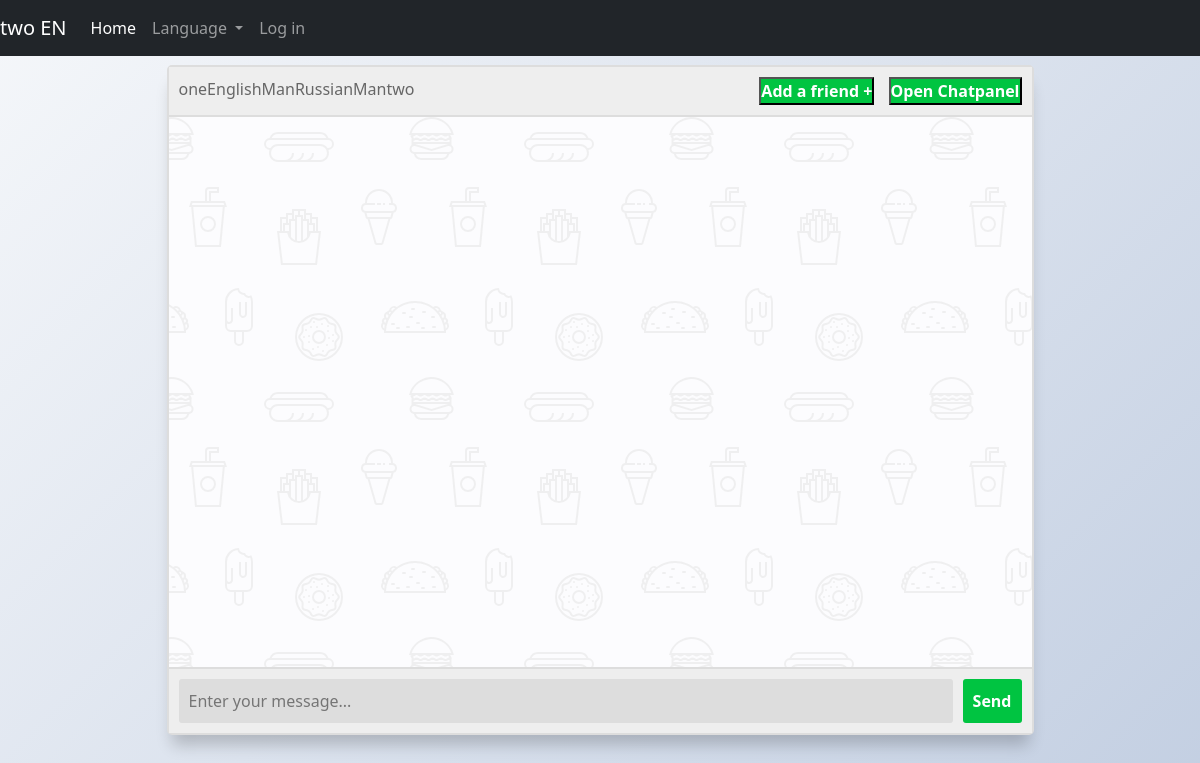
Page /chat/7 (signed in) on the earlier database version.
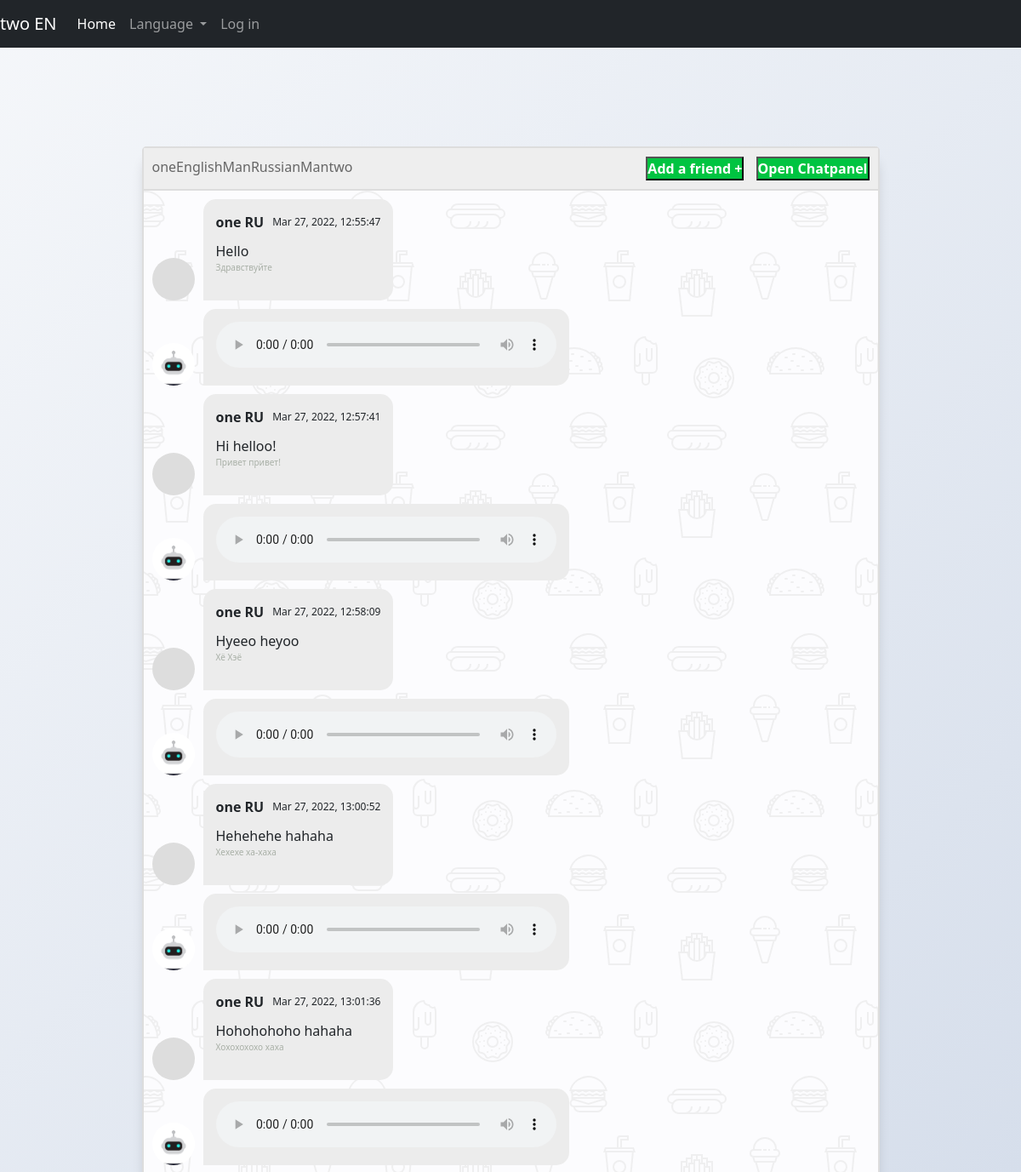
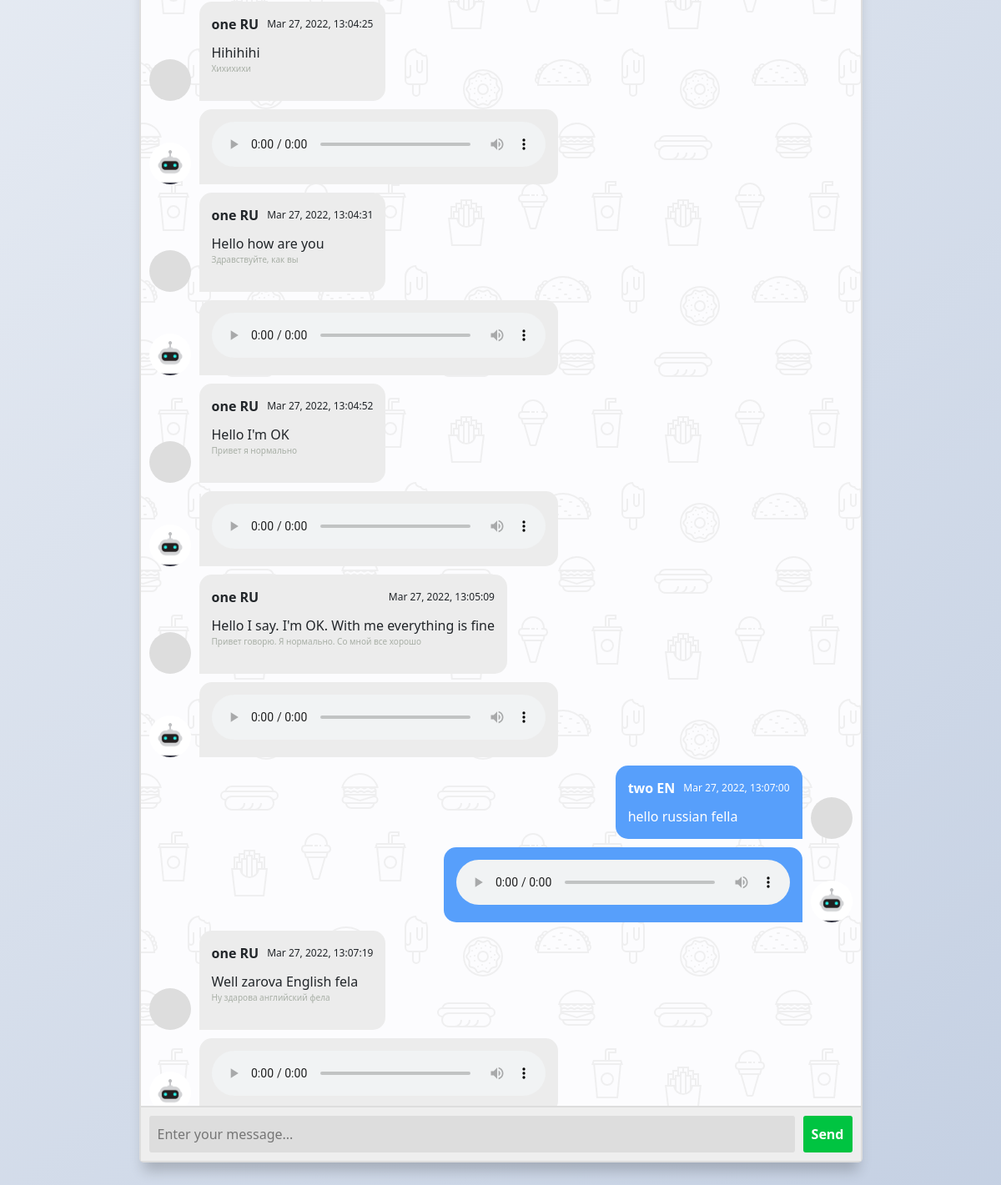
Same page on the later database version (2 pictures, top to bottom).
### app.py (models this page shows, shortened)
class User(db.Model, UserMixin):
    __tablename__ = 'user'
    id = db.Column(db.Integer, primary_key=True)
    email = db.Column(db.String(30), nullable=False, unique=True)
    username = db.Column(db.String(30), nullable=False)
    password = db.Column(db.String(80), nullable=False)
    lang = db.Column(db.Integer, nullable=False)

class Messages(db.Model):
    id = db.Column(db.Integer, primary_key=True)
    id_sender = db.Column(db.Integer, ForeignKey('user.id'))
    id_chat = db.Column(db.Integer, ForeignKey('chat.id'))
    message_en = db.Column(db.Text, nullable=False)
    message_ru = db.Column(db.Text, nullable=False)
    date = db.Column(db.DateTime, default=datetime.utcnow())

### app.py (the view, shortened to what this page needs)
@login_required
@app.route('/chat/<id>', methods=['GET'])
def chat(id):
    print(id)
    if current_user.is_authenticated:
        if ChatToUser.query.filter_by(id_user=current_user.id, id_chat=int(id)).first():
            print('Ok')
        else:
            print('Denied')
            return redirect(url_for('index'))
        chatName = 'SimpleChat'
        chats = ChatToUser.query.filter_by(id_user=current_user.id).all()
        for i in range(len(chats)):
            chats[i] = Chat.query.filter_by(id=chats[i].id_chat).first()
            if (int(id) == int(chats[i].id)):
                chatName = chats[i].chatname
        msgs = Messages.query.filter_by(id_chat=int(id)).all()
        for i in range(len(msgs)):
            msgs[i] = [msgs[i].id_sender, User.query.filter_by(id=msgs[i].id_sender).first().username,
                       {'EN': msgs[i].message_en, 'RU': msgs[i].message_ru}, msgs[i].date.strftime("%b %d, %Y, %X"),
                       'RU' if User.query.filter_by(id=msgs[i].id_sender).first().lang == 1 else 'EN']
            if current_user.lang == 1:
                temp = msgs[i][2]['RU'].replace('?', '&quest')
                temp = temp.replace(' ', '%20')
                msgs[i].append(f'{path}synthesize/{temp}?src_lang=ru')
            else:
                temp = msgs[i][2]['EN'].replace('?', '&quest')
                temp = temp.replace(' ', '%20')
                msgs[i].append(f'{path}synthesize/{temp}?src_lang=en')
        return render_template("chatPage.html", name=current_user.username + ' ' + ('EN' if current_user.lang == 0 else 'RU'),
                               chats=chats, chatId=id, chatName = chatName,msgs=msgs, my_link="{path}dummy_audio")
    else:
        return redirect(url_for("index"))

### app.py (called while the page is built)
@login_manager.user_loader
def load_user(user_id):
    return User.query.get(int(user_id))

### templates/chatPage.html (shortened to what this page needs)
<!doctype html>
<html lang="ru">
<head>
  <link rel="stylesheet" href="{{ url_for('static', filename='css/friendlist.css') }}">
  <link rel="stylesheet" href="{{ url_for('static', filename='css/main.css') }}">
  <link rel="stylesheet" href="https://cdn.jsdelivr.net/npm/bootstrap@5.1.3/dist/css/bootstrap.min.css">
</head>
<body>
<nav class="navbar navbar-expand-lg navbar-dark fixed-top bg-dark">
    <a class="navbar-brand" id="name_of_person">{{ name }}</a>
    <div class="collapse navbar-collapse" id="navbarSupportedContent">
      <ul class="navbar-nav mr-auto">
        <li class="nav-item active">
          <a class="nav-link active" aria-current="page" href="/home">Home</a>
        </li>
        <li class="nav-item dropdown">
        <a class="nav-link dropdown-toggle" href="#" id="navbarDropdown" role="button" data-toggle="dropdown" aria-haspopup="true" aria-expanded="false">
          Language
        </a>
        </li>
        <li class="nav-item">
          <a class="nav-link" href="/login">Log in</a>
        </li>
      </ul>
    </div>
</nav>
<section class="msger">
  <header class="msger-header">
    <div class="msger-header-title">
       {{chatName}}
    </div>
    <div class="msger-header-options">
      <button type="submit" onclick="window.location='/addToChat/{{chatId}}'" class="msger-send-btn"
              style="font-size: min(2vw, 16px)">Add a friend
        +</button>
      <button type="submit" id="button1" onclick="openNav()" class="msger-send-btn"
              style="font-size: min(2vw, 16px)">Open Chatpanel</button>
    </div>
  </header>
  <main class="msger-chat">
    {% for ms in msgs %}
      {% if ms[0]==current_user.id%}
        <div class="msg right-msg">
          <div
           class="msg-img"
           style="background-image: url(https://cdn.pixabay.com/photo/2015/10/05/22/37/blank-profile-picture-973460_1280.png)"
          ></div>
          <div class="msg-bubble">
            <div class="msg-info">
              <div class="msg-info-name">{{ms[1] + " " + ms[4]}}</div>
              <div class="msg-info-time">{{ms[3]}}</div>
            </div>
            <div class="msg-text">
              {{ms[2][ms[4]]}}
            </div>
          </div>
        </div>
        <div class="msg right-msg">
          <div
           class="msg-img"
           style=""
          ></div>
          <div class="msg-bubble">
            <div class="msg-text">
              <audio src={{ms[5]}} controls style="width: min(60vw,400px);">Audio tag not supported</audio>
            </div>
          </div>
        </div>
      {% else %}
        <div class="msg left-msg">
          <div
           class="msg-img"
           style="background-image: url(https://cdn.pixabay.com/photo/2015/10/05/22/37/blank-profile-picture-973460_1280.png)"
          ></div>
          <div class="msg-bubble">
            <div class="msg-info">
              <div class="msg-info-name">{{ms[1] + " " + ms[4]}}</div>
              <div class="msg-info-time">{{ms[3]}}</div>
            </div>
            <div class="msg-text">
              {% if (ms[4]=='RU' and current_user.lang==1) or (ms[4]=='EN' and current_user.lang==0) %}
              {{ms[2][ms[4]]}}
              {% else %}
              {{ms[2]['RU' if current_user.lang==1 else 'EN']}}
<p  style="font-size: 10px;color: #A8AFA6">{{ms[2]['RU' if current_user.lang==0 else 'EN']}} </p>
              {% endif %}
            </div>
          </div>
        </div>
        <div class="msg left-msg">
          <div
           class="msg-img"
           style=""
          ></div>
          <div class="msg-bubble">
            <div class="msg-text">
              <audio src={{ms[5]}} controls style="width: min(60vw,400px);">Audio tag not supported</audio>
            </div>
          </div>
        </div>
      {% endif %}
    {% endfor %}
  </main>
  <form class="msger-inputarea" id="form_send_msg" autocomplete="off" method="post" novalidate>
    <input type="text" name="msg" id="msg_id" class="msger-input" placeholder="Enter your message...">
    <button type="submit" id="send_msg" class="msger-send-btn">Send</button>
  </form>
</section>
</body>
</html>

Differences in the rows shown:
now on this page (row edited): User: username "one RU", ms "Mar 27, 2022, 12:55:47", message_en "Hello", message_ru "Здравствуйте", ms "Mar 27, 2022, 12:57:41", message_en "Hi helloo!", message_ru "Привет привет!", ms "Mar 27, 2022, 12:58:09", message_en "Hyeeo heyoo", message_ru "Хё Хэё", ms "Mar 27, 2022, 13:00:52", message_en "Hehehehe hahaha", message_ru "Хехехе ха-хаха", ms "Mar 27, 2022, 13:01:36", message_en "Hohohohoho hahaha", message_ru "Хохохохохо хаха", ms "Mar 27, 2022, 13:04:25", message_en "Hihihihi", message_ru "Хихихихи", ms "Mar 27, 2022, 13:04:31", message_en "Hello how are you", message_ru "Здравствуйте, как вы", ms "Mar 27, 2022, 13:04:52", message_en "Hello I'm OK", message_ru "Привет я нормально", ms "Mar 27, 2022, 13:05:09", message_en "Hello I say. I'm OK. With me everything is fine", message_ru "Привет говорю. Я нормально. Со мной все хорошо", ms "Mar 27, 2022, 13:07:19", message_en "Well zarova English fela", message_ru "Ну здарова английский фела"
now on this page (row unchanged): User: username "two EN", ms "Mar 27, 2022, 13:07:00", message_en "hello russian fella"
